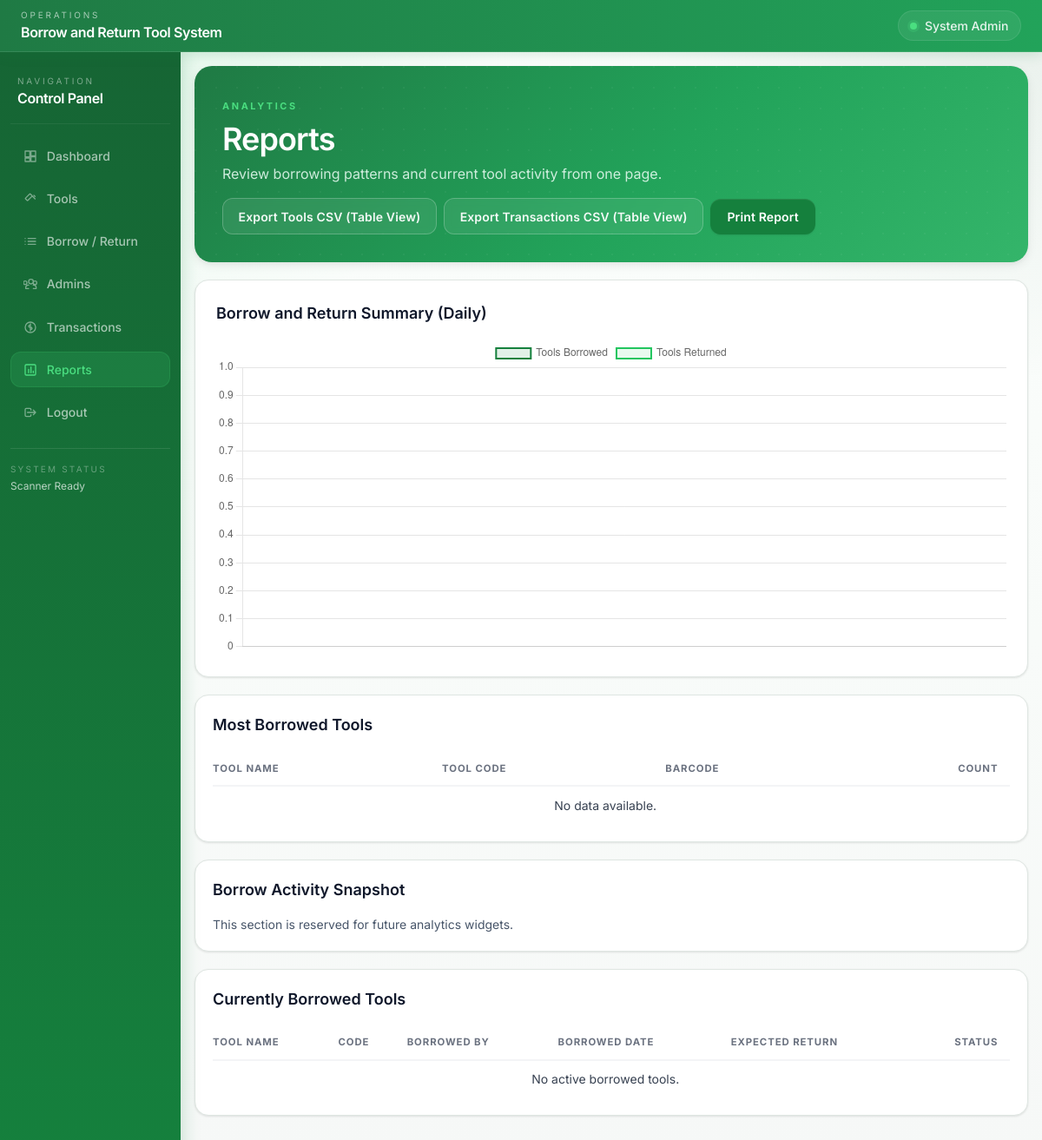
Page /reports (signed in) on the earlier database version.
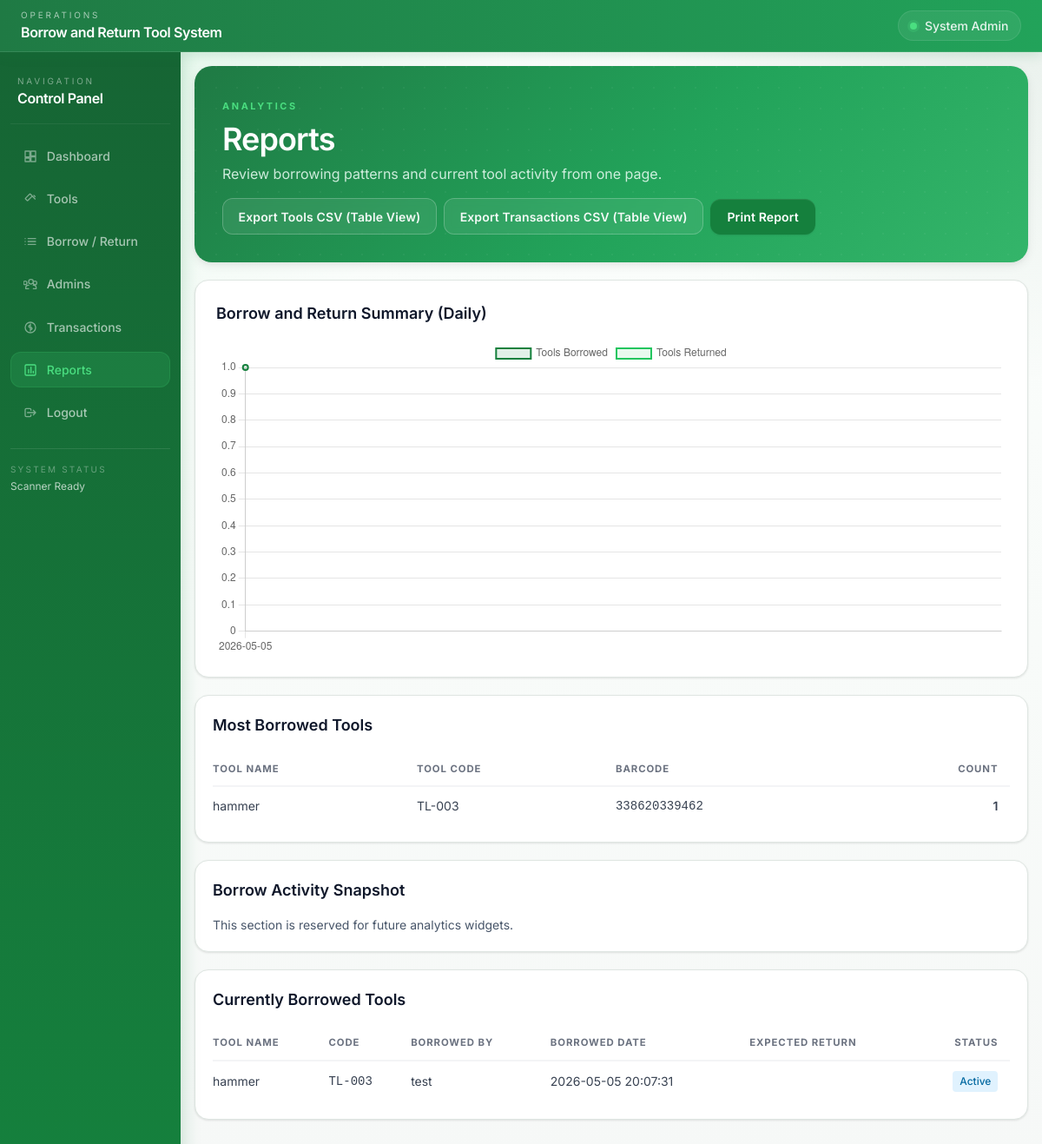
Same page on the later database version.
### tables this page shows
CREATE TABLE tools (
            id INTEGER PRIMARY KEY AUTOINCREMENT,
            tool_name TEXT NOT NULL,
            tool_code TEXT NOT NULL UNIQUE,
            category TEXT NOT NULL,
            description TEXT,
            quantity INTEGER NOT NULL DEFAULT 0,
            available_quantity INTEGER NOT NULL DEFAULT 0,
            barcode TEXT NOT NULL UNIQUE,
            barcode_image TEXT,
            status TEXT NOT NULL DEFAULT 'Available',
            date_added TEXT NOT NULL
        , tool_image TEXT);

CREATE TABLE transactions (
            id INTEGER PRIMARY KEY AUTOINCREMENT,
            borrower_id INTEGER NOT NULL,
            tool_id INTEGER NOT NULL,
            barcode TEXT NOT NULL,
            borrow_date TEXT NOT NULL,
            expected_return_date TEXT NOT NULL,
            return_date TEXT,
            status TEXT NOT NULL, lent_by_admin_id INTEGER,
            FOREIGN KEY (borrower_id) REFERENCES borrowers(id),
            FOREIGN KEY (tool_id) REFERENCES tools(id)
        );

CREATE TABLE borrowers (
            id INTEGER PRIMARY KEY AUTOINCREMENT,
            borrower_name TEXT NOT NULL,
            borrower_id TEXT NOT NULL UNIQUE,
            course_department TEXT NOT NULL,
            contact_number TEXT NOT NULL
        );

### app.py (the view)
@app.route("/reports")
@login_required
def reports():
    db = get_db()
    most_borrowed_tools = db.execute(
        """
        SELECT tl.tool_name, tl.tool_code, tl.barcode, COUNT(*) AS borrow_count
        FROM transactions t
        JOIN tools tl ON tl.id = t.tool_id
        GROUP BY t.tool_id
        ORDER BY borrow_count DESC
        LIMIT 10
        """
    ).fetchall()
    currently_borrowed = db.execute(
        """
        SELECT t.id,
               b.borrower_name,
               b.borrower_id,
               tl.tool_name,
               tl.tool_code,
               t.barcode,
               t.borrow_date,
               t.expected_return_date,
               CASE
                   WHEN DATE(t.expected_return_date) < DATE('now') THEN 1
                   ELSE 0
               END AS is_overdue
        FROM transactions t
        JOIN borrowers b ON b.id = t.borrower_id
        JOIN tools tl ON tl.id = t.tool_id
        WHERE t.status = 'borrowed'
        ORDER BY t.borrow_date ASC
        """
    ).fetchall()
    borrow_summary = db.execute(
        """
        SELECT DATE(borrow_date) AS date, COUNT(*) AS count
        FROM transactions
        GROUP BY DATE(borrow_date)
        ORDER BY date ASC
        LIMIT 30
        """
    ).fetchall()
    return_summary = db.execute(
        """
        SELECT DATE(return_date) AS date, COUNT(*) AS count
        FROM transactions
        WHERE return_date IS NOT NULL
        GROUP BY DATE(return_date)
        ORDER BY date ASC
        LIMIT 30
        """
    ).fetchall()
    return render_template(
        "reports.html",
        most_borrowed_tools=most_borrowed_tools,
        currently_borrowed=currently_borrowed,
        borrow_summary=rows_to_dicts(borrow_summary),
        return_summary=rows_to_dicts(return_summary),
    )

### app.py (called while the page is built)
def get_db():
    if "db" not in g:
        g.db = sqlite3.connect(DATABASE_PATH)
        g.db.row_factory = sqlite3.Row
        ensure_schema(g.db)
    return g.db

def login_required(view_func):
    @wraps(view_func)
    def wrapped_view(*args, **kwargs):
        if session.get("admin_id") is None:
            flash("Please log in to continue.", "warning")
            return redirect(url_for("login"))
        return view_func(*args, **kwargs)
    return wrapped_view

def rows_to_dicts(rows):
    return [dict(row) for row in rows]

### templates/reports.html (shortened to what this page needs)
{% extends 'base.html' %}
{% block content %}
<div class="space-y-5">
    <section class="hero-panel p-6 md:p-8 overflow-hidden">
        <div class="flex flex-wrap items-center justify-between gap-4 relative z-10">
            <div class="max-w-2xl space-y-2">
                <span class="eyebrow">Analytics</span>
                <h2 class="text-3xl md:text-4xl font-semibold text-white tracking-tight">Reports</h2>
                <p class="text-emerald-50/85">Review borrowing patterns and current tool activity from one page.</p>
            </div>
            <div class="flex items-center gap-2 flex-wrap">
                <a href="{{ url_for('export_tools_csv', view='table') }}" class="btn-outline" target="_blank">Export Tools CSV (Table View)</a>
                <a href="{{ url_for('export_transactions_csv', view='table') }}" class="btn-outline" target="_blank">Export Transactions CSV (Table View)</a>
                <button onclick="window.print()" class="btn-primary">Print Report</button>
            </div>
        </div>
    </section>
    <section class="surface-panel p-5 md:p-6">
        <h3 class="text-lg font-semibold text-slate-900 mb-4">Borrow and Return Summary (Daily)</h3>
        <canvas id="dailySummaryChart" height="120"></canvas>
    </section>
    <section class="grid grid-cols-1 xl:grid-cols-2 gap-5">
        <div class="surface-panel p-4 md:p-5">
            <h3 class="text-lg font-semibold text-slate-900 mb-4">Most Borrowed Tools</h3>
            <div class="table-wrap">
                <table class="min-w-full text-sm data-table">
                    <thead>
                        <tr>
                            <th class="text-left py-2 pr-3">Tool Name</th>
                            <th class="text-left py-2 pr-3">Tool Code</th>
                            <th class="text-left py-2 pr-3">Barcode</th>
                            <th class="text-right py-2">Count</th>
                        </tr>
                    </thead>
                    <tbody>
                        {% for row in most_borrowed_tools %}
                        <tr>
                            <td class="py-2 pr-3">{{ row.tool_name }}</td>
                            <td class="py-2 pr-3">{{ row.tool_code }}</td>
                            <td class="py-2 pr-3 font-mono text-xs">{{ row.barcode }}</td>
                            <td class="py-2 pr-3 text-right font-semibold">{{ row.borrow_count }}</td>
                        </tr>
                        {% else %}
                        <tr>
                            <td colspan="4" class="py-4 text-center text-slate-500">No data available.</td>
                        </tr>
                        {% endfor %}
                    </tbody>
                </table>
            </div>
        </div>
        <div class="surface-panel p-4 md:p-5">
            <h3 class="text-lg font-semibold text-slate-900 mb-4">Borrow Activity Snapshot</h3>
            <div class="text-sm text-slate-600">
                <p>This section is reserved for future analytics widgets.</p>
            </div>
        </div>
    </section>
    <section class="surface-panel p-4 md:p-5">
        <h3 class="text-lg font-semibold text-slate-900 mb-4">Currently Borrowed Tools</h3>
        <div class="table-wrap">
            <table class="min-w-full text-sm data-table">
                <thead>
                    <tr>
                        <th class="text-left py-2 pr-3">Tool Name</th>
                        <th class="text-left py-2 pr-3">Code</th>
                        <th class="text-left py-2 pr-3">Borrowed By</th>
                        <th class="text-left py-2 pr-3">Borrowed Date</th>
                        <th class="text-left py-2 pr-3">Expected Return</th>
                        <th class="text-right py-2">Status</th>
                    </tr>
                </thead>
                <tbody>
                    {% for row in currently_borrowed %}
                    <tr>
                        <td class="py-2 pr-3">{{ row.tool_name }}</td>
                        <td class="py-2 pr-3 font-mono text-xs">{{ row.tool_code }}</td>
                        <td class="py-2 pr-3">{{ row.borrower_name }}</td>
                        <td class="py-2 pr-3 text-xs">{{ row.borrow_date }}</td>
                        <td class="py-2 pr-3 text-xs">{{ row.expected_return_date }}</td>
                        <td class="py-2 pr-3 text-right">
                            <span class="inline-block px-2 py-1 rounded text-xs font-medium bg-sky-100 text-sky-700">Active</span>
                        </td>
                    </tr>
                    {% else %}
                    <tr>
                        <td colspan="6" class="py-4 text-center text-slate-500">No active borrowed tools.</td>
                    </tr>
                    {% endfor %}
                </tbody>
            </table>
        </div>
    </section>
</div>
{% endblock %}
{% block extra_js %}
<script>
    document.addEventListener('DOMContentLoaded', () => {
        const chartTarget = document.getElementById('dailySummaryChart');
        if (!chartTarget || typeof Chart === 'undefined') {
            console.warn('Chart.js not available or canvas missing');
            return;
        }
        const borrowSummary = {{ borrow_summary | tojson }};
        const returnSummary = {{ return_summary | tojson }};
        try {
            new Chart(chartTarget, {
                type: 'line',
                data: {
                    labels: borrowSummary.map(d => d.date),
                    datasets: [
                        {
                            label: 'Tools Borrowed',
                            data: borrowSummary.map(d => d.count),
                            borderColor: '#15803d',
                            backgroundColor: 'rgba(21, 128, 61, 0.12)',
                            borderWidth: 2,
                            tension: 0.4,
                            fill: true
                        },
                        {
                            label: 'Tools Returned',
                            data: returnSummary.map(d => d.count),
                            borderColor: '#22c55e',
                            backgroundColor: 'rgba(34, 197, 94, 0.1)',
                            borderWidth: 2,
                            tension: 0.4,
                            fill: true
                        }
                    ]
                },
                options: {
                    responsive: true,
                    maintainAspectRatio: true,
                    plugins: {
                        legend: {
                            display: true,
                            position: 'top'
                        }
                    },
                    scales: {
                        y: {
                            beginAtZero: true
                        }
                    }
                }
            });
        } catch (e) {
            console.error('Chart initialization failed:', e);
        }
    });
</script>
{% endblock %}

### templates/base.html (shortened to what this page needs)
<!DOCTYPE html>
<html lang="en">
<head>
    <script src="https://cdn.tailwindcss.com"></script>
    <link rel="stylesheet" href="{{ url_for('static', filename='css/styles.css') }}" />
</head>
<body class="min-h-screen text-slate-800 app-body">
    {% if session.get('admin_id') %}
    <header class="fixed top-0 left-0 right-0 z-40 h-[60px] app-header text-white">
        <div class="h-full px-4 md:px-6 flex items-center justify-between gap-4">
            <div class="flex items-center gap-3">
                <div>
                    <p class="text-[10px] uppercase tracking-[0.28em] text-white/60">Operations</p>
                    <h1 class="font-semibold tracking-tight text-sm md:text-base">Borrow and Return Tool System</h1>
                </div>
            </div>
            <div class="user-pill text-sm font-medium">
                <span class="user-pill-dot"></span>
                {{ session.get('admin_full_name') or session.get('admin_username') }}
            </div>
        </div>
    </header>
    <aside id="sidebar" class="fixed top-[60px] left-0 z-30 h-[calc(100vh-60px)] w-52 xl:w-64 app-sidebar text-white transform transition-transform duration-200 md:translate-x-0 -translate-x-full">
        <div class="sidebar-panel h-full px-3 py-4">
        <div class="sidebar-brand mb-4">
            <div>
                <p class="text-[10px] uppercase tracking-[0.28em] text-white/45">Navigation</p>
                <p class="text-base font-semibold tracking-tight">Control Panel</p>
            </div>
        </div>
        <nav class="space-y-2 text-sm">
            <a href="{{ url_for('dashboard') }}" class="sidebar-link {% if request.endpoint == 'dashboard' %}active{% endif %}">
                <svg xmlns="http://www.w3.org/2000/svg" width="16" height="16" fill="none" viewBox="0 0 24 24" stroke="currentColor" stroke-width="2"><path stroke-linecap="round" stroke-linejoin="round" d="M3 13h8V3H3v10zm10 8h8V11h-8v10zM3 21h8v-6H3v6zm10-8h8V3h-8v10z" /></svg>
                Dashboard
            </a>
            <a href="{{ url_for('tools') }}" class="sidebar-link {% if request.endpoint in ['tools', 'add_tool', 'edit_tool'] %}active{% endif %}">
                Tools
            </a>
            <a href="{{ url_for('borrow_tool') }}" class="sidebar-link {% if request.endpoint in ['borrow_tool', 'return_tool'] %}active{% endif %}">
                <svg xmlns="http://www.w3.org/2000/svg" width="16" height="16" fill="none" viewBox="0 0 24 24" stroke="currentColor" stroke-width="2"><path stroke-linecap="round" stroke-linejoin="round" d="M8 7h13M8 12h13M8 17h13M3 7h.01M3 12h.01M3 17h.01" /></svg>
                Borrow / Return
            </a>
            <a href="{{ url_for('admins') }}" class="sidebar-link {% if request.endpoint in ['admins', 'edit_admin'] %}active{% endif %}">
                Admins
            </a>
            <a href="{{ url_for('transactions') }}" class="sidebar-link {% if request.endpoint == 'transactions' %}active{% endif %}">
                <svg xmlns="http://www.w3.org/2000/svg" width="16" height="16" fill="none" viewBox="0 0 24 24" stroke="currentColor" stroke-width="2"><path stroke-linecap="round" stroke-linejoin="round" d="M12 8c-1.657 0-3 .895-3 2s1.343 2 3 2 3 .895 3 2-1.343 2-3 2m0-10v12m9-6a9 9 0 11-18 0 9 9 0 0118 0z" /></svg>
                Transactions
            </a>
            <a href="{{ url_for('reports') }}" class="sidebar-link {% if request.endpoint == 'reports' %}active{% endif %}">
                <svg xmlns="http://www.w3.org/2000/svg" width="16" height="16" fill="none" viewBox="0 0 24 24" stroke="currentColor" stroke-width="2"><path stroke-linecap="round" stroke-linejoin="round" d="M9 17v-6m4 6V7m4 10v-3M5 21h14a2 2 0 002-2V5a2 2 0 00-2-2H5a2 2 0 00-2 2v14a2 2 0 002 2z" /></svg>
                Reports
            </a>
            <a href="{{ url_for('logout') }}" class="sidebar-link">
                <svg xmlns="http://www.w3.org/2000/svg" width="16" height="16" fill="none" viewBox="0 0 24 24" stroke="currentColor" stroke-width="2"><path stroke-linecap="round" stroke-linejoin="round" d="M17 16l4-4m0 0l-4-4m4 4H7m6 4v1a2 2 0 01-2 2H5a2 2 0 01-2-2V7a2 2 0 012-2h6a2 2 0 012 2v1" /></svg>
                Logout
            </a>
        </nav>
        <div class="mt-5 pt-4 border-t border-white/10">
            <p class="text-[10px] uppercase tracking-[0.22em] text-white/35">System Status</p>
            <p class="text-xs text-white/70 mt-1">Scanner Ready</p>
        </div>
        </div>
    </aside>
    <main class="pt-[76px] md:pl-[14rem] xl:pl-[18rem] px-4 xl:px-7 pb-10 fade-in">
        <div class="page-shell max-w-7xl mx-auto">
        {% block content %}{% endblock %}
        </div>
    </main>
    {% endif %}
    {% block extra_js %}{% endblock %}
</body>
</html>

Differences in the rows shown:
added tools: tool_name "hammer", tool_code "TL-003", barcode "338620339462", borrow_count "1"
added transactions: tool_name "hammer", tool_code "TL-003", borrower_name "test", borrow_date "2026-05-05 20:07:31"
Other differences:
chart data {{ borrow_summary | tojson }}: [] → [{"count": 1, "date": "2026-05-05"}]
text no longer shown: "No data available. No active borrowed tools."
